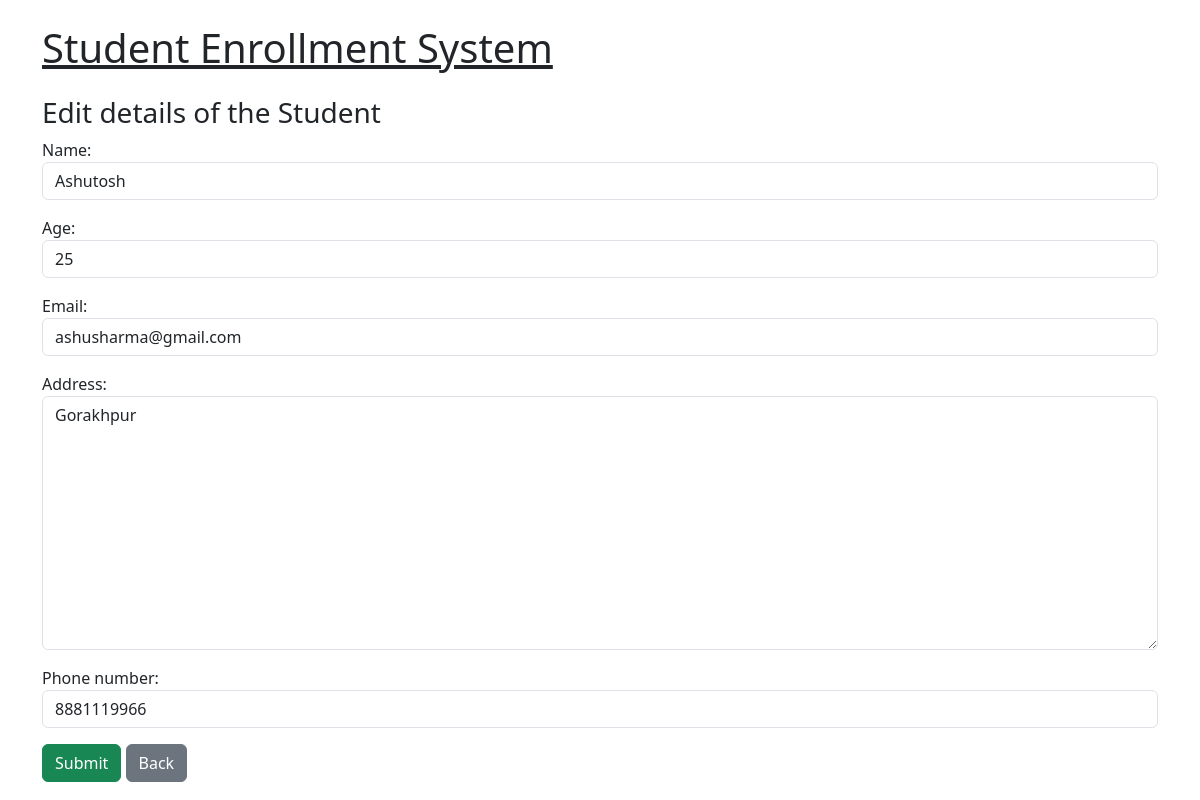
Screenshot of /edit-student/5/ with the database file from the repository.
### main/models.py (models this page shows, shortened)
class Student(models.Model):
    name = models.CharField(max_length=100)
    age = models.PositiveIntegerField(validators=[MinValueValidator(15), MaxValueValidator(100)])
    email = models.EmailField(unique=True)
    address = models.TextField(blank=True, null=True)
    phone_number = models.CharField(validators=[phone_regex], max_length=10, blank=True, null=True, unique=True)
    class Meta:
        ordering = ['name']

### main/views.py (the view)
# urls.py: path('edit-student/<int:student_id>/', views.edit_student, name='edit_student'),
def edit_student(request, student_id):
    student = get_object_or_404(Student, id = student_id)
    if request.method == 'POST':
        form = StudentForm(request.POST, instance=student)
        if form.is_valid():
            form.save()
            return redirect('home')
    else:
        form = StudentForm(instance=student)
    return render(request, 'main/edit_student.html', {'form': form, 'title':'Edit Student'})

### main/forms.py
class StudentForm(forms.ModelForm):
    class Meta:
        model = Student
        fields = ['name', 'age', 'email', 'address', 'phone_number']
        widgets = {
            'name': forms.TextInput(attrs={'class': 'form-control'}),
            'age': forms.NumberInput(attrs={'class': 'form-control'}),
            'email': forms.EmailInput(attrs={'class': 'form-control'}),
            'address': forms.Textarea(attrs={'class': 'form-control'}),
            'phone_number': forms.TextInput(attrs={'class': 'form-control'}),
        }

### main/templates/main/edit_student.html (shortened to what this page needs)
{% extends 'main/base.html' %}
{% block content %}
<h3>Edit details of the Student</h3>
<form method="post">
    {{ form.as_p }}
    <button type="submit" class="btn btn-success">Submit</button>
    <a href="{% url 'home' %}" class="btn btn-secondary">Back</a>
</form>
{% endblock %}

### rows the page displays
Student: name "Ashutosh", age "25", email "ashusharma@gmail.com", address "Gorakhpur", phone_number "8881119966"
